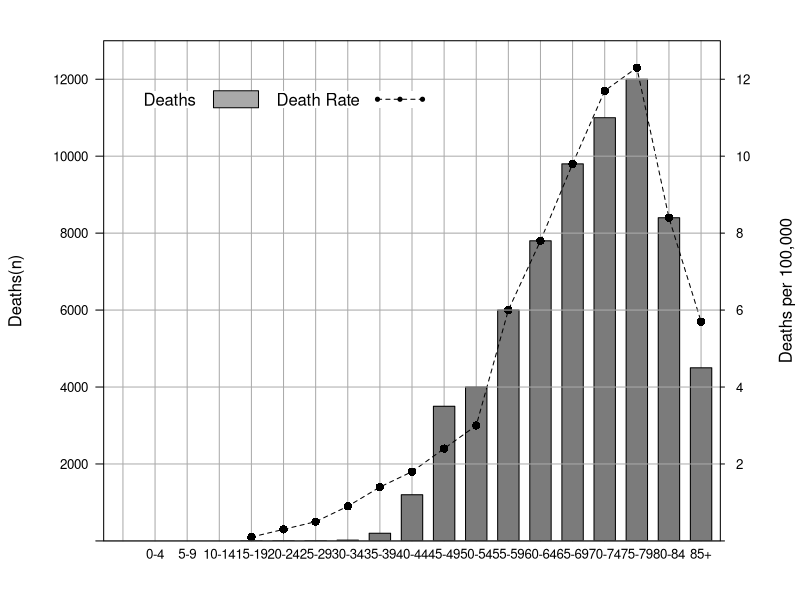

Write the R code that produced this figure.
library(lattice)
library(latticeExtra)

p<-read.csv("./sampleData.csv")

#Age categories for x-axis.
name1<-c("","0-4","5-9","10-14","15-19",
         "20-24","25-29","30-34","35-39","40-44","45-49","50-54","55-59",
         "60-64","65-69","70-74","75-79","80-84","85+")

p$`Age Catagory` <- factor(name1, levels=name1)

#create a theme from pdf device
bwtheme <- standard.theme("pdf", color=FALSE)

#create a Count barplot
dCountPlot <-   barchart(deaths~`Age Catagory`, data=p, ylab="Deaths(n)\n", 
           par.settings = bwtheme, axis = axis.grid, 
           key=list(
             x=.05,y=.9,
             text=list(lab="Deaths"),
             rectangles = list(
               col="dark grey"
               ),
             text=list(lab="Death Rate"),
             lines=list(
               pch=19,
               col="black",
               type="o",
               lty=2,
               cex=0.5,
               lwd=1),
             transparent=T,border=F,rep=F, columns=1
           ),
           ylim=c(0,13000)    # note that we get a relationship between y1 and y2 1000:1
  )


dRatePlot <- xyplot(rate ~ `Age Catagory`, data=p, 
                    type="o", 
                    pch=16, 
                    lend=2, 
                    cex=1, 
                    ylab="Deaths per 100,000",
                    par.settings = bwtheme, axis = axis.grid, ylim=c(0,13),
                    xlab="Age")

dblPlot <- doubleYScale(dCountPlot, dRatePlot, add.ylab2 = TRUE)
plot(dblPlot)
